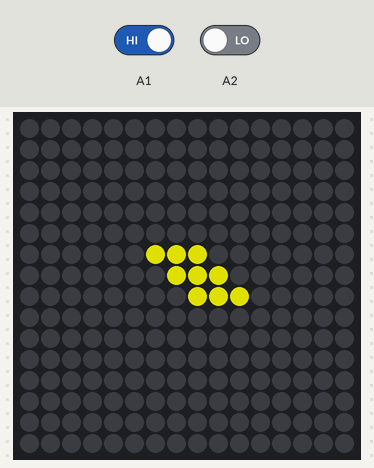
Recording of a sketch running on a simulated Arduino Uno, built with avr-gcc and run on an emulated ATmega328P. Shown: 16×16 RGB LED matrix (first LED top left, wired row by row). Inputs (shaded band) come from the test bench; at power-on: A1 HIGH, A2 LOW. Dim RGB values are drawn brighter than linear; random numbers use the default seed unless the sketch sets one.

Above: at 6.2 s.
6.3 s: A1 driven LOW
At 7.4 s:
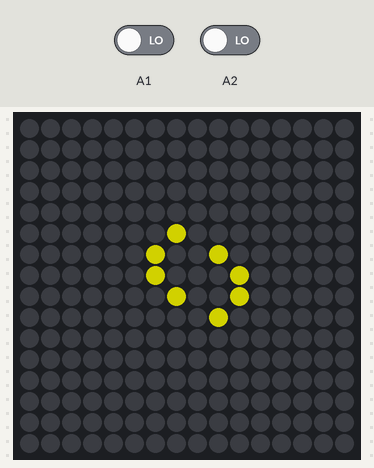
8.2 s: A2 driven HIGH
At 10.9 s:
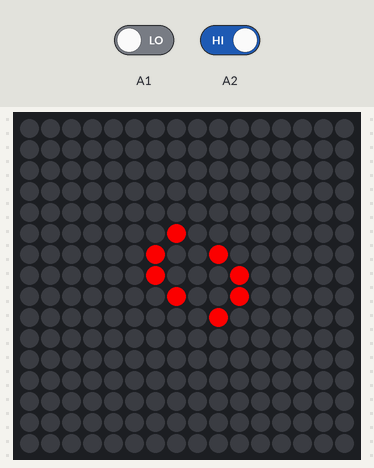
11.2 s: A2 driven LOW
At 13.7 s:
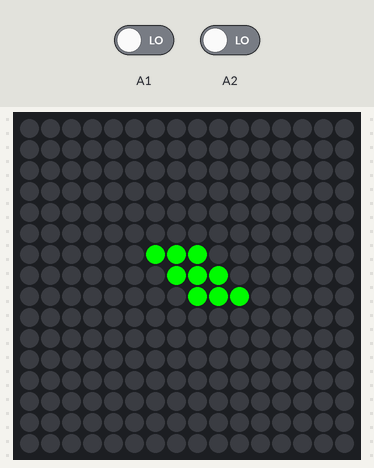
14.2 s: A1 driven HIGH
At 15.6 s:
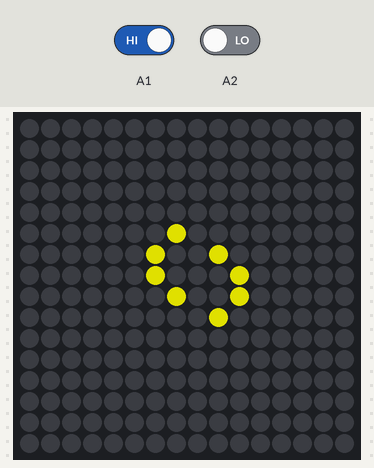
16.3 s: A1 driven LOW
At 17.8 s:
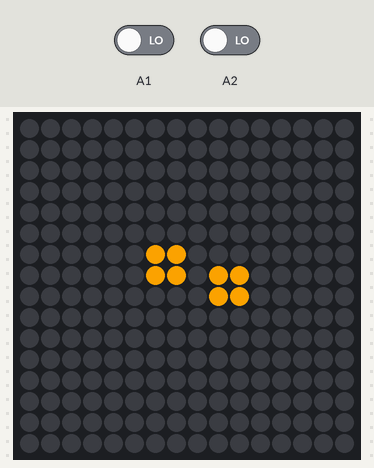
18.3 s: A2 driven HIGH
At 25.3 s:
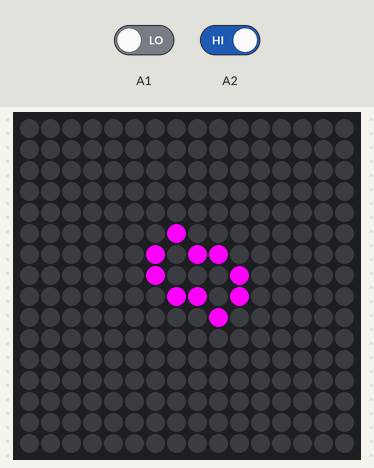
Timing chart, 0 to 26.8 s (numbered marks = the images above; inputs shaded):
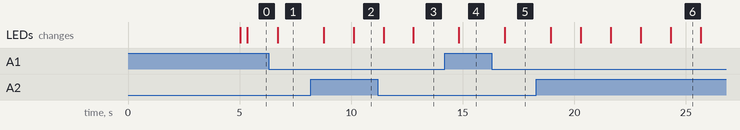

The sketch:

GameOfLife.ino
```cpp
#include <Adafruit_GFX.h> //-------------------------------Librería gráfica
#include <FastLED_NeoMatrix.h> //-------Librería para el control de la matrix y uso de color (fusiona NeoMatrix con FastLED)
#include <FastLED.h>

//Definiciones:
//Las sub-matrices apiladas forman una matriz.

#define PIN 9 //------------------------------------------PIN de salida de datos de la placa Arduino UNO
#define sub_MatrixWidth 8 //------------------------------Ancho de la sub-matriz (En número de leds)
#define sub_MatrixHeight 8 //-----------------------------Alto de la sub-matriz
#define super_MatrixWidth 2 //----------------------------Ancho de la matriz (En número de submatrices)
#define super_MatrixHeight 2 //---------------------------Alto de la matriz
#define matrixWidth 16 //---------------------------------Ancho de la matriz (En número de leds)
#define matrixHeight 16 //--------------------------------Alto de la matriz
#define total_Leds (matrixWidth*matrixHeight) //----------Número total de leds
CRGB leds[total_Leds];


//---------Declaración del objeto 'matrix' de la clase 'FastLED_NeoMatrix'--------

FastLED_NeoMatrix matrix = FastLED_NeoMatrix(leds, sub_MatrixWidth, sub_MatrixHeight, super_MatrixWidth,super_MatrixHeight,
  NEO_MATRIX_BOTTOM + NEO_MATRIX_RIGHT //------------------Posición de la entrada de datos (DIN) en la sub-matriz
+ NEO_MATRIX_ROWS + NEO_MATRIX_PROGRESSIVE //--------------Dirección de la transmisión de datos en los leds de la sub-matriz
+ NEO_TILE_BOTTOM + NEO_TILE_RIGHT //----------------------Posición de la primera submatriz que recibe los datos
+NEO_TILE_ROWS+NEO_TILE_PROGRESSIVE //--------------------Dirección de la transmisión de datos en las sub-matrices de la matriz
);


CRGB color;
int counter;
int lastState;
int currentState;  //---variables de lectura de los botones
int automatic;


TBlendType    blending;
CRGB purple = CHSV( HUE_PURPLE, 255, 255);
CRGB green  = CHSV( HUE_GREEN, 255, 255);
CRGB red  = CHSV( HUE_RED, 255, 255);           //---Colores
CRGB blue  = CHSV( HUE_BLUE, 255, 255);
CRGB yellow  = CHSV( HUE_YELLOW, 255, 255);
CRGB orange = CRGB::Orange;
CRGB darkOrange = CRGB::DarkOrange;
CRGB cyan = CRGB::Cyan;
CRGB olive = CRGB::Olive;
CRGB magenta  = CRGB::MediumVioletRed;
CRGB lime  = CRGB::Lime;
CRGB fuchsia = CRGB::Fuchsia;
CRGBPalette16 rainbowPalette;  //----Paleta pre-definida
CRGBPalette16 palette; //-----Paleta personalizada


int internalMatrix[16][16]={0};
int newInternalMatrix[16][16]={0}; //----Matrices internas para aplicar y actualizar las reglas del juego

void setup() {

  //FastLED.addLeds<Tipo de led, Pin de datos, orden del Color>(leds,leds totales)
  FastLED.addLeds<WS2812,PIN, GRB>(leds,total_Leds);

  FastLED.setBrightness(240);

  rainbowPalette = RainbowColors_p;  //--------Paleta de colores pre-definida, para los estados consecutivos
  blending = LINEARBLEND;            //------Gradiente lineal
  palette = CRGBPalette16(
  purple, green, red, blue,
  yellow, orange, darkOrange, cyan,
  olive, magenta, lime, fuchsia,
  purple,purple, red, fuchsia);


  pinMode(A1,INPUT);                 //---Declaración de los puertos de los botones en Arduino
  pinMode(A2,INPUT);

  color = palette[random8(0,16)];

  fillMatrix(0);
  matrix.begin();
  FastLED.show();
  Serial.begin(9600);

}


void loop(){

      automatic = digitalRead(A2); //----Botón 2
      initialState();
      counter=0;

      while(automatic == HIGH){
        if(counter<20){               //---------- El estado inicial usado es estable en la generación 20.
          showMatrix(color);
          matrix.show();
          FastLED.show();
          delay(1000);
          counter++;
          rules();
          updateMatrix();
          color = palette[random8(0,16)];
         }else{
          initialState();
          counter = 0;
          }
         automatic = digitalRead(A2);
      }

      initialState();
      counter=0;


       lastState =digitalRead(A1);
       while(automatic == LOW){
        if(counter<20){
           showMatrix(color);
           matrix.show();
           FastLED.show();
           currentState = digitalRead(A1);
           if(lastState != currentState){
              rules();
              updateMatrix();
              color = palette[random8(0,16)];
              lastState = currentState;
              counter++;
            }
        }else{
          initialState();
          counter = 0;
          }
          automatic = digitalRead(A2);
        }

}

void initialState(){
  for(int x=0;x<16;x++){
    for(int y=0;y<16;y++){
      internalMatrix[x][y] = 0;
    }
  }
  internalMatrix[6][6] = 1;
  internalMatrix[7][6] = 1;
  internalMatrix[7][7] = 1;
  internalMatrix[8][6] = 1;          //---------Estado inicial del juego
  internalMatrix[8][7] = 1;
  internalMatrix[8][8] = 1;
  internalMatrix[9][7] = 1;
  internalMatrix[9][8] = 1;
  internalMatrix[10][8] = 1;

  }


void showMatrix(CRGB lifeColor){      //----------Muestra la matriz en la pantalla
  for(int x=0;x<16;x++){
    for(int y=0;y<16;y++){
      if (internalMatrix[x][y] == 1){
         matrix.drawPixel(x,y,lifeColor);  //---Dibuja el pixel vivo
      }
      else {
         matrix.drawPixel(x,y,matrix.Color(0,0,0)); //---Dibuja el pixel muerto
      }
    }
  }
}


int aroundSum(int x,int y){ //---------Suma los estados (0 ó 1) de las celdas vecinas a (x,y)
  return (internalMatrix[x][y-1] + internalMatrix[x][y+1] + internalMatrix[x-1][y] + internalMatrix[x+1][y]
  + internalMatrix[x-1][y-1] + internalMatrix[x-1][y+1] + internalMatrix[x+1][y-1]+ internalMatrix[x+1][y+1] );

}


void rules(){ //----------Aplica las reglas del juego
   for(int x=1;x<15;x++){
    for(int y=1;y<15;y++){
            int sumStates = aroundSum(x,y);
            if(sumStates>3 or sumStates <=1){  //------Regla de muerte
                newInternalMatrix[x][y] = 0;
            }
            if(sumStates==3 and internalMatrix[x][y]== 0){    //----------Regla de resurrección
                newInternalMatrix[x][y] = 1;
            }
            if((sumStates==3 or sumStates==2) and internalMatrix[x][y]== 1){ //---------Regla de supervivencia
                newInternalMatrix[x][y] = 1;
            }
     }
  }
}

void updateMatrix(){
  for(int x=0;x<15;x++){
    for(int y=0;y<15;y++){
     internalMatrix[x][y]=newInternalMatrix[x][y];  //----Actualiza la matriz
    }
  }
  newInternalMatrix[16][16]={0};


  }

void fillMatrix( uint8_t colorIndex) // Muestra la paleta pre-definida 'Rainbow' al inicio
{
    uint8_t brightness = 200;
    for( int i = 0; i < total_Leds; i++) {
        leds[i] = ColorFromPalette(rainbowPalette, colorIndex, brightness,blending);
        colorIndex += 3;
    }
    delay(5000);
}


 //---------------------------Ejemplos de de estados iniciales--------------------------


//Número pi
 //internalMatrix[6][6] = 1;
  //internalMatrix[6][7] = 1;
  //internalMatrix[6][8] = 1;
  //internalMatrix[6][9] = 1;
  //internalMatrix[6][10] = 1;
  //internalMatrix[9][6] = 1;
  //internalMatrix[9][7] = 1;
  //internalMatrix[9][8] = 1;
  //internalMatrix[9][9] = 1;
  //internalMatrix[9][10] = 1;
  //internalMatrix[9][9] = 1;
  //internalMatrix[7][6] = 1;
  //internalMatrix[8][6] = 1;
```

Measured:
- after the input at 6.3 s, the LEDs: change after 0.40 s (image 1)
- after the input at 8.2 s, the LEDs: first change after 0.58 s (image 2 shows a later state)
- after the input at 14.2 s, the LEDs: change after 0.63 s (image 4)
- after the input at 16.3 s, the LEDs: change after 0.58 s (image 5)
- after the input at 18.3 s, the LEDs: first change after 0.66 s (image 6 shows a later state)
